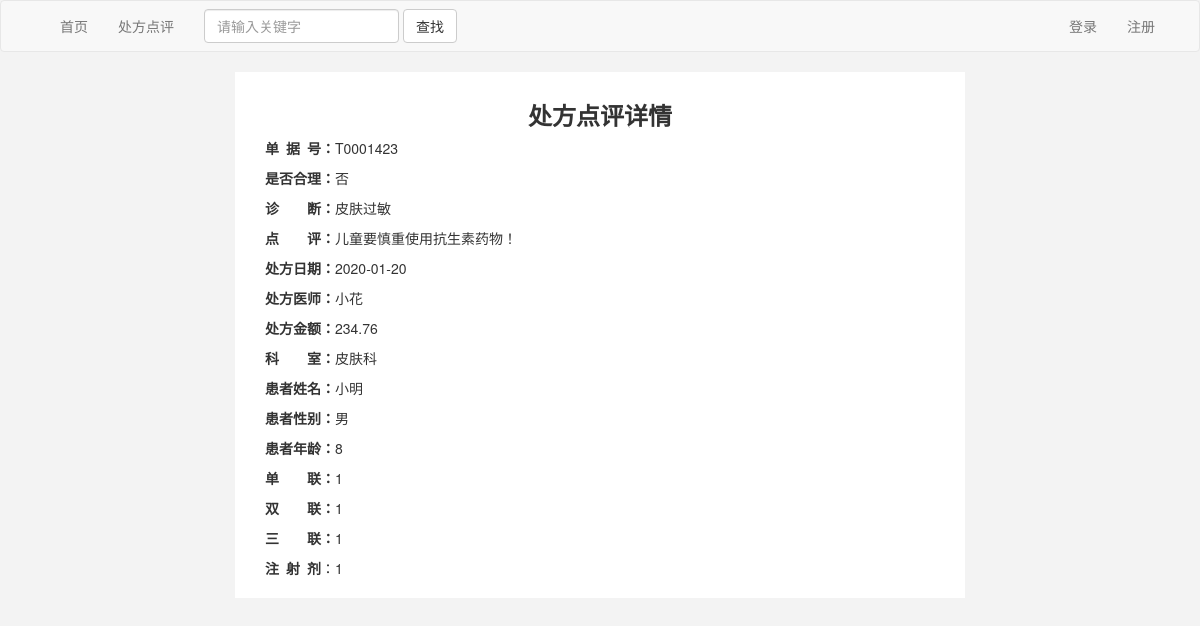
The app's page /detail/2 with its own data.
### models.py (models this page shows)
class Prescription(db.Model):
    __tablename__ = 'prescription'
    id = db.Column(db.Integer, primary_key = True, autoincrement = True)
    t_id = db.Column(db.String(11), nullable=False)
    name = db.Column(db.String(18), nullable=False)
    gender = db.Column(db.String(2), nullable=False)
    age = db.Column(db.String(3), nullable=False)
    pre_date = db.Column(db.DateTime)
    diagnosis = db.Column(db.Text, nullable=False)
    first_page = db.Column(db.String(2), nullable=False)
    second_page = db.Column(db.String(2), nullable=False)
    third_page = db.Column(db.String(2), nullable=False)
    injection = db.Column(db.String(2), nullable=False)
    pre_amount = db.Column(db.Float(2), nullable=False)
    prescriber = db.Column(db.String(18), nullable=False)
    section = db.Column(db.String(36), nullable=False)
    reasonable = db.Column(db.String(2), nullable=False)
    comments = db.Column(db.Text)

### pcs.py (the view)
@app.route('/detail/<pre_id>')
def detail(pre_id):
    pre_item = Prescription.query.filter(Prescription.id == pre_id).first()
    return render_template('detail.html', pre_item=pre_item)

### pcs.py (called while the page is built)
@app.context_processor
def my_context_processor():
    user_id = session.get('user_id')
    if user_id:
        user = User.query.filter(User.id == user_id).first()
        if user:
            return {'user': user}
    return {}

### templates/detail.html (shortened to what this page needs)
{% extends 'base.html' %}
{% block head %}
    <link rel="stylesheet" href="{{ url_for('static', filename='css/detail.css') }}">
{% endblock %}
{% block main %}
    <h3 class="page-title">处方点评详情</h3>
    <div class="pre-comment-detail">
        <P><span class="pre-comment-detail-font">单&ensp;据&ensp;号：</span>{{ pre_item.t_id }}</P>
        <P><span class="pre-comment-detail-font">是否合理：</span>{{ pre_item.reasonable }}</P>
        <P><span class="pre-comment-detail-font">诊&emsp;&emsp;断：</span>{{ pre_item.diagnosis }}</P>
        <P><span class="pre-comment-detail-font">点&emsp;&emsp;评：</span>{{ pre_item.comments}}</P>
        <P><span class="pre-comment-detail-font">处方日期：</span>{{ pre_item.pre_date.strftime("%Y-%m-%d") }}</P>
        <P><span class="pre-comment-detail-font">处方医师：</span>{{ pre_item.prescriber }}</P>
        <P><span class="pre-comment-detail-font">处方金额：</span>{{ pre_item.pre_amount }}</P>
        <p><span class="pre-comment-detail-font">科&emsp;&emsp;室：</span>{{ pre_item.section }}</p>
        <P><span class="pre-comment-detail-font">患者姓名：</span>{{ pre_item.name }}</P>
        <P><span class="pre-comment-detail-font">患者性别：</span>{{ pre_item.gender }}</P>
        <P><span class="pre-comment-detail-font">患者年龄：</span>{{ pre_item.age }}</P>
        <P><span class="pre-comment-detail-font">单&emsp;&emsp;联：</span>{{ pre_item.first_page }}</P>
        <P><span class="pre-comment-detail-font">双&emsp;&emsp;联：</span>{{ pre_item.second_page }}</P>
        <P><span class="pre-comment-detail-font">三&emsp;&emsp;联：</span>{{ pre_item.third_page }}</P>
        <P><span class="pre-comment-detail-font">注&ensp;射&ensp;剂</span>：{{ pre_item.injection }}</P>
    </div>
{% endblock %}

### static/css/base.css (style rules this page uses)
body { background: #f3f3f3; }
.page-title { text-align: center; font-weight: bold; }

### static/css/detail.css (style rules this page uses)
.pre-comment-detail { padding-left: 20px; }
.pre-comment-detail-font { font-weight: 900; }

### records on screen
Prescription: t_id "T0001423", reasonable "否", diagnosis "皮肤过敏", comments "儿童要慎重使用抗生素药物！", pre_date "2020-01-20", prescriber "小花", pre_amount "234.76", section "皮肤科", name "小明", gender "男", age "8", first_page "1", second_page "1", third_page "1", injection "1"
